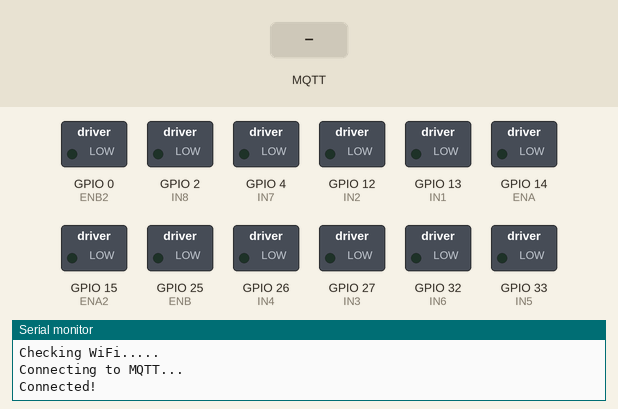
Recording of a sketch running on a simulated ESP32. Shown: switched loads named in the sketch (green lamp = pin HIGH), the last lines printed to the serial monitor. The test bench sets the inputs (shaded band). WiFi joins after 1.5 s; servers stay silent unless stated; no MQTT or app messages arrive unless stated.

Above: at 3.2 s.
3.3 s: MQTT message "forward" arrives on the first subscribed topic
At 4.0 s:
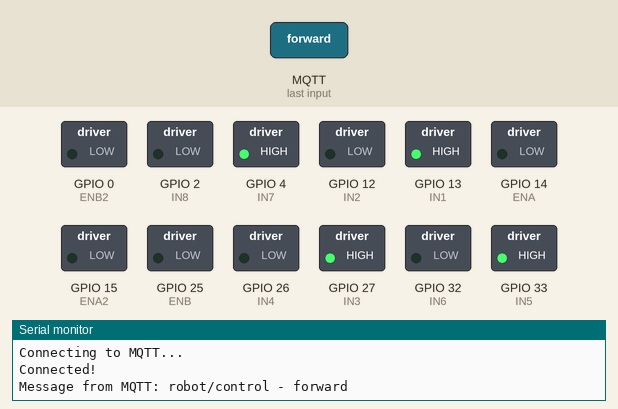
4.8 s: MQTT message "backward" arrives on the first subscribed topic
At 5.1 s:
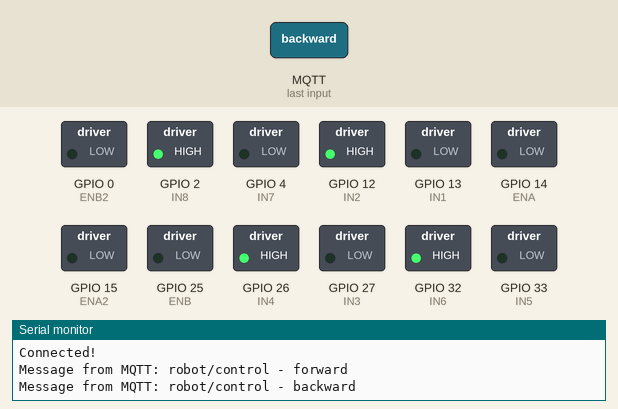
6.3 s: MQTT message "left" arrives on the first subscribed topic
At 7.5 s:
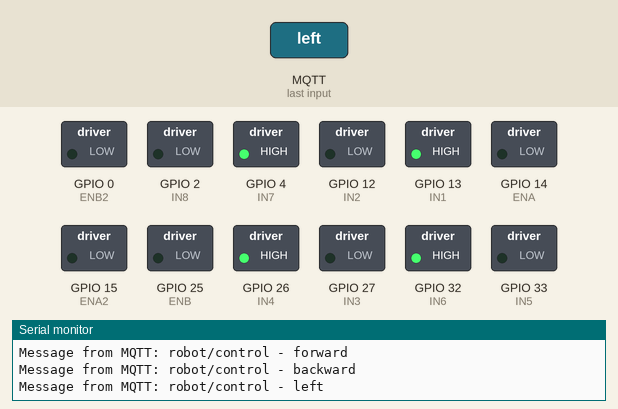
7.8 s: MQTT message "right" arrives on the first subscribed topic
At 8.7 s:
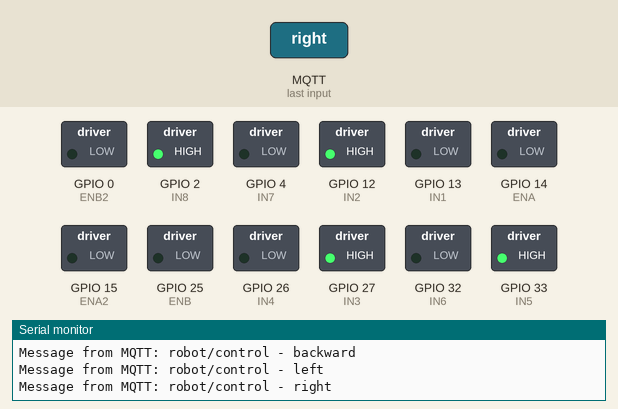
9.3 s: MQTT message "turn_right" arrives on the first subscribed topic
At 9.7 s:
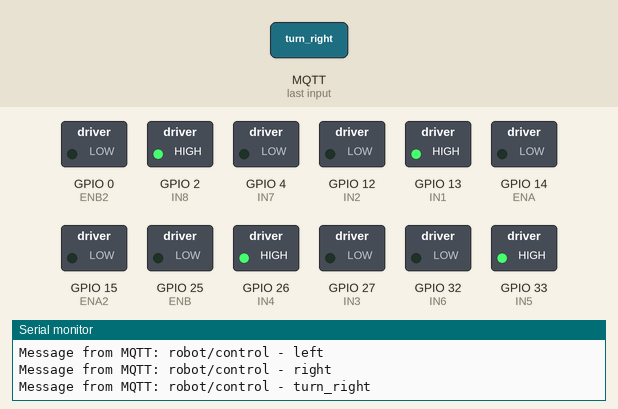
10.8 s: MQTT message "turn_left" arrives on the first subscribed topic
At 12.0 s:
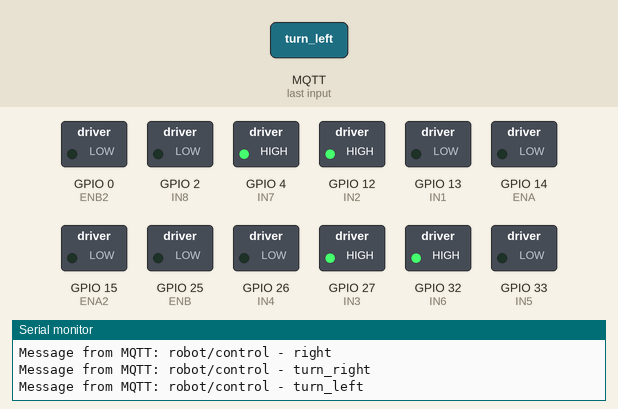
Timing chart, 0 to 13.3 s (numbered marks = the images above; inputs shaded):
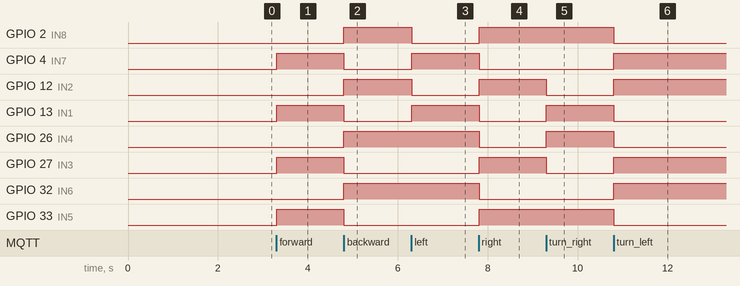

The sketch:

KoKuBot_V1_WiFi_and_MQTT.ino
```cpp
#include <WiFi.h>
#include <MQTT.h>

// ---------------- WiFi & MQTT Config ----------------
const char ssid[] = "ssid";       // Ganti dengan WiFi SSID Anda
const char pass[] = "pass";       // Ganti dengan WiFi Password Anda

WiFiClient net;
MQTTClient client;

// MQTT Broker
const char mqttServer[] = "public.cloud.shiftr.io";  // Broker MQTT
const char mqttUser[] = "public";    // Username Shiftr.io
const char mqttPass[] = "public";    // Password Shiftr.io

unsigned long lastMillis = 0;

// ---------------- Pin Motor ----------------
#define IN1 13
#define IN2 12
#define ENA 14

#define IN3 27
#define IN4 26
#define ENB 25

#define IN5 33
#define IN6 32
#define ENA2 15

#define IN7 4
#define IN8 2
#define ENB2 0

// ---------------- Fungsi Kendali Motor ----------------
void stopMotors() {
  digitalWrite(IN1, LOW);
  digitalWrite(IN2, LOW);
  digitalWrite(IN3, LOW);
  digitalWrite(IN4, LOW);
  digitalWrite(IN5, LOW);
  digitalWrite(IN6, LOW);
  digitalWrite(IN7, LOW);
  digitalWrite(IN8, LOW);
}

void moveForward() { // Maju
  digitalWrite(IN1, HIGH);
  digitalWrite(IN2, LOW);
  digitalWrite(IN3, HIGH);
  digitalWrite(IN4, LOW);
  digitalWrite(IN5, HIGH);
  digitalWrite(IN6, LOW);
  digitalWrite(IN7, HIGH);
  digitalWrite(IN8, LOW);
}

void moveBackward() { // Mundur
  digitalWrite(IN1, LOW);
  digitalWrite(IN2, HIGH);
  digitalWrite(IN3, LOW);
  digitalWrite(IN4, HIGH);
  digitalWrite(IN5, LOW);
  digitalWrite(IN6, HIGH);
  digitalWrite(IN7, LOW);
  digitalWrite(IN8, HIGH);
}

void moveRight() { // Geser kanan
  digitalWrite(IN1, LOW);
  digitalWrite(IN2, HIGH);
  digitalWrite(IN3, HIGH);
  digitalWrite(IN4, LOW);
  digitalWrite(IN5, HIGH);
  digitalWrite(IN6, LOW);
  digitalWrite(IN7, LOW);
  digitalWrite(IN8, HIGH);
}

void moveLeft() { // Geser kiri
  digitalWrite(IN1, HIGH);
  digitalWrite(IN2, LOW);
  digitalWrite(IN3, LOW);
  digitalWrite(IN4, HIGH);
  digitalWrite(IN5, LOW);
  digitalWrite(IN6, HIGH);
  digitalWrite(IN7, HIGH);
  digitalWrite(IN8, LOW);
}

void turnRight() { // Putar kanan
  digitalWrite(IN1, HIGH);
  digitalWrite(IN2, LOW);
  digitalWrite(IN3, LOW);
  digitalWrite(IN4, HIGH);
  digitalWrite(IN5, HIGH);
  digitalWrite(IN6, LOW);
  digitalWrite(IN7, LOW);
  digitalWrite(IN8, HIGH);
}

void turnLeft() { // Putar kiri
  digitalWrite(IN1, LOW);
  digitalWrite(IN2, HIGH);
  digitalWrite(IN3, HIGH);
  digitalWrite(IN4, LOW);
  digitalWrite(IN5, LOW);
  digitalWrite(IN6, HIGH);
  digitalWrite(IN7, HIGH);
  digitalWrite(IN8, LOW);
}

// ---------------- MQTT Message Handler ----------------
void messageReceived(String &topic, String &payload) {
  Serial.println("Message from MQTT: " + topic + " - " + payload);

  if (payload == "forward") moveForward();
  else if (payload == "backward") moveBackward();
  else if (payload == "left") moveLeft();
  else if (payload == "right") moveRight();
  else if (payload == "turn_right") turnRight();
  else if (payload == "turn_left") turnLeft();
  else stopMotors();
}

void connect() {
  Serial.print("Checking WiFi...");
  while (WiFi.status() != WL_CONNECTED) {
    Serial.print(".");
    delay(1000);
  }

  Serial.print("\nConnecting to MQTT...");
  while (!client.connect("ESP32_OMNIWHEEL", mqttUser, mqttPass)) {
    Serial.print(".");
    delay(1000);
  }

  Serial.println("\nConnected!");
  client.subscribe("robot/control");  // Subscribe ke topic "robot/control"
}

void setup() {
  Serial.begin(115200);

  // Start WiFi
  WiFi.begin(ssid, pass);
  client.begin(mqttServer, net);
  client.onMessage(messageReceived);

  connect();

  // Konfigurasi pin motor
  pinMode(IN1, OUTPUT);
  pinMode(IN2, OUTPUT);
  pinMode(ENA, OUTPUT);

  pinMode(IN3, OUTPUT);
  pinMode(IN4, OUTPUT);
  pinMode(ENB, OUTPUT);

  pinMode(IN5, OUTPUT);
  pinMode(IN6, OUTPUT);
  pinMode(ENA2, OUTPUT);

  pinMode(IN7, OUTPUT);
  pinMode(IN8, OUTPUT);
  pinMode(ENB2, OUTPUT);
}

void loop() {
  client.loop();
  delay(10);

  if (!client.connected()) {
    connect();
  }

  // Publish pesan ke topic MQTT setiap 5 detik
  if (millis() - lastMillis > 5000) {
    lastMillis = millis();
    client.publish("robot/status", "Running");
  }
}
```

Measured:
- after the input at 3.3 s, GPIO 4 (IN7), GPIO 13 (IN1), GPIO 27 (IN3), GPIO 33 (IN5): LOW → HIGH at once
- after the input at 4.8 s, GPIO 2 (IN8), GPIO 12 (IN2), GPIO 26 (IN4), GPIO 32 (IN6): LOW → HIGH at once; GPIO 4 (IN7), GPIO 13 (IN1), GPIO 27 (IN3), GPIO 33 (IN5): HIGH → LOW at once
- after the input at 6.3 s, GPIO 2 (IN8), GPIO 12 (IN2): HIGH → LOW at once; GPIO 4 (IN7), GPIO 13 (IN1): LOW → HIGH at once
- after the input at 7.8 s, GPIO 2 (IN8), GPIO 12 (IN2), GPIO 27 (IN3), GPIO 33 (IN5): LOW → HIGH at once; GPIO 4 (IN7), GPIO 13 (IN1), GPIO 26 (IN4), GPIO 32 (IN6): HIGH → LOW at once
- after the input at 9.3 s, GPIO 12 (IN2), GPIO 27 (IN3): HIGH → LOW at once; GPIO 13 (IN1), GPIO 26 (IN4): LOW → HIGH at once
- after the input at 10.8 s, GPIO 2 (IN8), GPIO 13 (IN1), GPIO 26 (IN4), GPIO 33 (IN5): HIGH → LOW at once; GPIO 4 (IN7), GPIO 12 (IN2), GPIO 27 (IN3), GPIO 32 (IN6): LOW → HIGH at once
